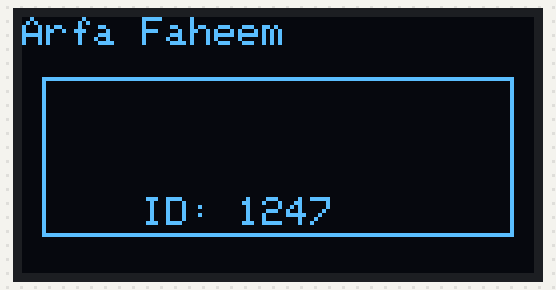
Simulated run of this program. Board: ESP32. Parts: 128×64 one-colour display.

Above: at 0.1 s.

The program:

main.cpp
```cpp
#include<wire.h>
#include<Adafruit_GFX.h>
#include<Adafruit_SSD1306.h>

#define SCREEN_WIDTH 128
#define SCREEN_HEIGHT 64
#define OLED_ADDR 0x3C

Adafruit_SSD1306 display(SCREEN_WIDTH, SCREEN_HEIGHT, &Wire, -1);

void drawtextdemo(){
  display.setTextColor(SSD1306_WHITE);
  display.setCursor(0,0);
  display.setTextSize(1);
  display.println("Arfa Faheem");
  display.setTextSize(1);
  display.setCursor(30, 45);
  display.println("ID: 1247");
  display.display();
}
void drawshape(){
  display.drawRect(5,15,118,40, SSD1306_WHITE);
}

void setup(){
  Wire.begin(21,22);
  if (!display.begin(SSD1306_SWITCHCAPVCC, OLED_ADDR)){
    for(;;);
  }
  display.clearDisplay();
  drawtextdemo();
  drawshape();
  display.display();
}
```
